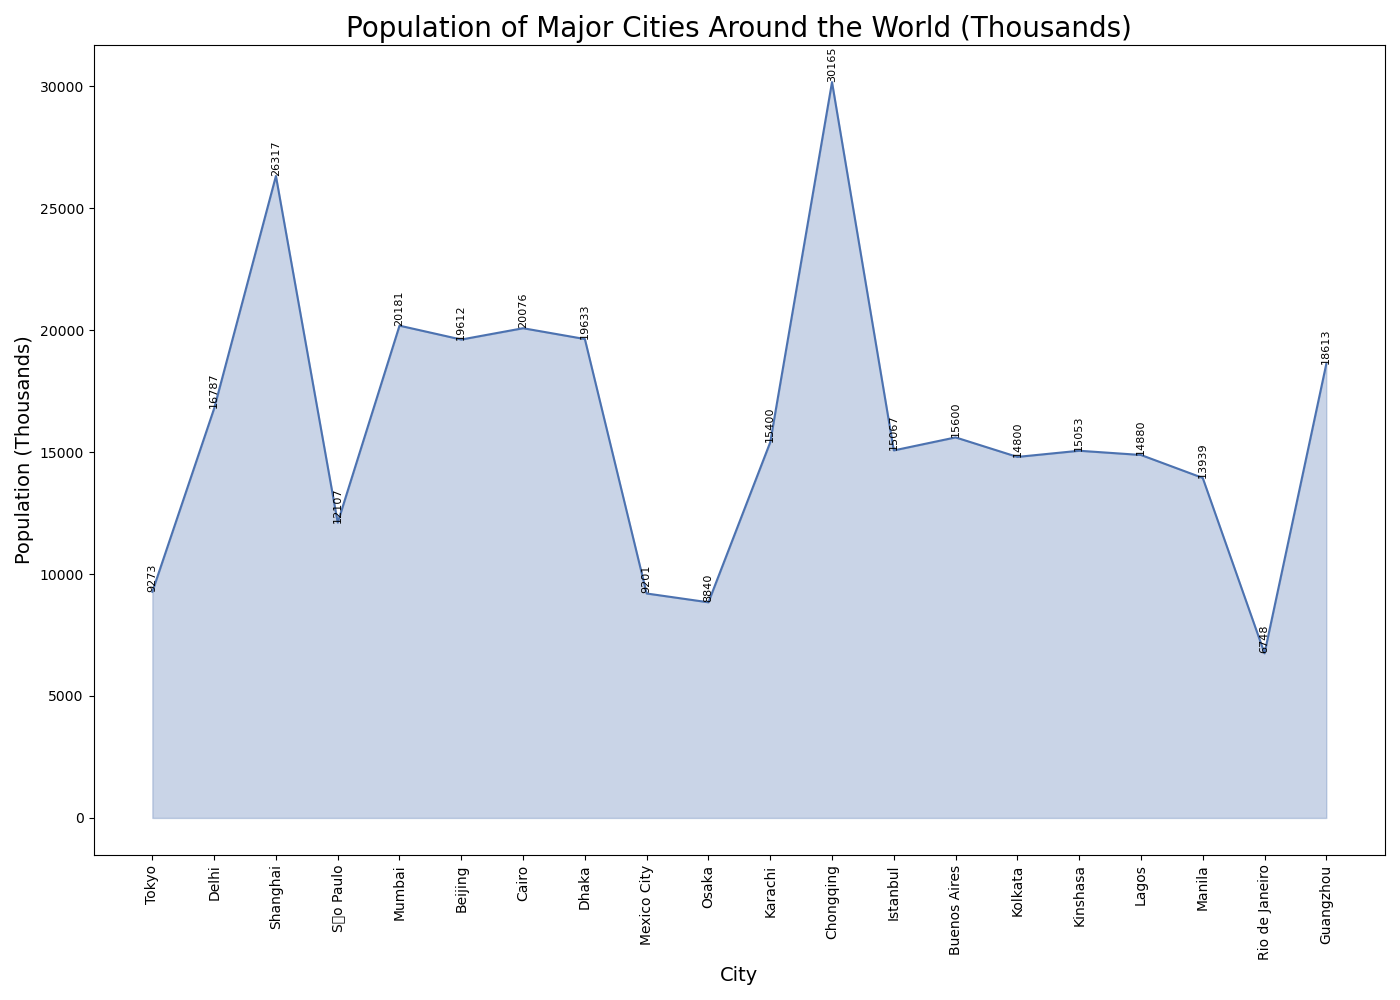

Source code (Python):

import pandas as pd
import seaborn as sns
import matplotlib.pyplot as plt

data = {
    'City': ['Tokyo', 'Delhi', 'Shanghai', 'São Paulo', 'Mumbai', 'Beijing', 'Cairo', 'Dhaka', 'Mexico City', 'Osaka', 'Karachi', 'Chongqing', 'Istanbul', 'Buenos Aires', 'Kolkata', 'Kinshasa', 'Lagos', 'Manila', 'Rio de Janeiro', 'Guangzhou'],
    'Population (Thousands)': [9273, 16787, 26317, 12107, 20181, 19612, 20076, 19633, 9201, 8840, 15400, 30165, 15067, 15600, 14800, 15053, 14880, 13939, 6748, 18613]
}

df = pd.DataFrame(data)

colors = ["#4c72b0"]

plt.figure(figsize=(14, 10))
ax = sns.lineplot(x='City', y='Population (Thousands)', data=df, color=colors[0])
ax.fill_between(df['City'], df['Population (Thousands)'], color=colors[0], alpha=0.3)

for j, point in df.iterrows():
    ax.text(point['City'], point['Population (Thousands)'], str(point['Population (Thousands)']), 
            ha='center', va='bottom', rotation=90, fontsize=8)

ax.set_title('Population of Major Cities Around the World (Thousands)', fontsize=20)
ax.set_xlabel('City', fontsize=14)
ax.set_ylabel('Population (Thousands)', fontsize=14)

plt.xticks(rotation=90)
plt.tight_layout()
plt.show()
